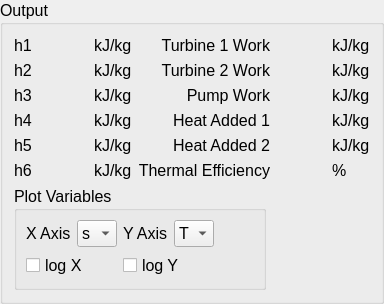
      <widget class="QGroupBox" name="gb_Output">
       <property name="sizePolicy">
        <sizepolicy hsizetype="Fixed" vsizetype="Fixed">
         <horstretch>1</horstretch>
         <verstretch>1</verstretch>
        </sizepolicy>
       </property>
       <property name="font">
        <font>
         <pointsize>12</pointsize>
        </font>
       </property>
       <property name="title">
        <string>Output</string>
       </property>
       <property name="alignment">
        <set>Qt::AlignLeading|Qt::AlignLeft|Qt::AlignTop</set>
       </property>
       <layout class="QVBoxLayout" name="gb_OutputVerticalLayout">
        <item>
         <layout class="QGridLayout" name="gridLayoutOutput">
          <item row="0" column="3">
           <widget class="QLabel" name="label_14">
            <property name="sizePolicy">
             <sizepolicy hsizetype="Preferred" vsizetype="Fixed">
              <horstretch>0</horstretch>
              <verstretch>0</verstretch>
             </sizepolicy>
            </property>
            <property name="font">
             <font>
              <pointsize>12</pointsize>
             </font>
            </property>
            <property name="text">
             <string>Turbine 1 Work</string>
            </property>
            <property name="alignment">
             <set>Qt::AlignRight|Qt::AlignTrailing|Qt::AlignVCenter</set>
            </property>
           </widget>
          </item>
          <item row="5" column="2">
           <widget class="QLabel" name="lbl_H6Units">
            <property name="sizePolicy">
             <sizepolicy hsizetype="Preferred" vsizetype="Fixed">
              <horstretch>0</horstretch>
              <verstretch>0</verstretch>
             </sizepolicy>
            </property>
            <property name="font">
             <font>
              <pointsize>12</pointsize>
             </font>
            </property>
            <property name="text">
             <string>kJ/kg</string>
            </property>
           </widget>
          </item>
          <item row="1" column="5">
           <widget class="QLabel" name="lbl_TurbineWorkUnits_2">
            <property name="sizePolicy">
             <sizepolicy hsizetype="Preferred" vsizetype="Fixed">
              <horstretch>0</horstretch>
              <verstretch>0</verstretch>
             </sizepolicy>
            </property>
            <property name="font">
             <font>
              <pointsize>12</pointsize>
             </font>
            </property>
            <property name="text">
             <string>kJ/kg</string>
            </property>
           </widget>
          </item>
          <item row="3" column="5">
           <widget class="QLabel" name="lbl_HeatAddedUnits">
            <property name="sizePolicy">
             <sizepolicy hsizetype="Preferred" vsizetype="Fixed">
              <horstretch>0</horstretch>
              <verstretch>0</verstretch>
             </sizepolicy>
            </property>
            <property name="font">
             <font>
              <pointsize>12</pointsize>
             </font>
            </property>
            <property name="text">
             <string>kJ/kg</string>
            </property>
           </widget>
          </item>
          <item row="4" column="1">
           <widget class="QLabel" name="lbl_H5">
            <property name="sizePolicy">
             <sizepolicy hsizetype="MinimumExpanding" vsizetype="Preferred">
              <horstretch>0</horstretch>
              <verstretch>0</verstretch>
             </sizepolicy>
            </property>
            <property name="minimumSize">
             <size>
              <width>50</width>
              <height>0</height>
             </size>
            </property>
            <property name="font">
             <font>
              <pointsize>12</pointsize>
              <weight>75</weight>
              <bold>true</bold>
             </font>
            </property>
            <property name="text">
             <string/>
            </property>
           </widget>
          </item>
          <item row="4" column="5">
           <widget class="QLabel" name="lbl_HeatAddedUnits_2">
            <property name="sizePolicy">
             <sizepolicy hsizetype="Preferred" vsizetype="Fixed">
              <horstretch>0</horstretch>
              <verstretch>0</verstretch>
             </sizepolicy>
            </property>
            <property name="font">
             <font>
              <pointsize>12</pointsize>
             </font>
            </property>
            <property name="text">
             <string>kJ/kg</string>
            </property>
           </widget>
          </item>
          <item row="0" column="2">
           <widget class="QLabel" name="lbl_H1Units">
            <property name="sizePolicy">
             <sizepolicy hsizetype="Preferred" vsizetype="Fixed">
              <horstretch>0</horstretch>
              <verstretch>0</verstretch>
             </sizepolicy>
            </property>
            <property name="font">
             <font>
              <pointsize>12</pointsize>
             </font>
            </property>
            <property name="text">
             <string>kJ/kg</string>
            </property>
           </widget>
          </item>
          <item row="2" column="5">
           <widget class="QLabel" name="lbl_PumpWorkUnits">
            <property name="sizePolicy">
             <sizepolicy hsizetype="Preferred" vsizetype="Fixed">
              <horstretch>0</horstretch>
              <verstretch>0</verstretch>
             </sizepolicy>
            </property>
            <property name="font">
             <font>
              <pointsize>12</pointsize>
             </font>
            </property>
            <property name="text">
             <string>kJ/kg</string>
            </property>
           </widget>
          </item>
          <item row="4" column="3">
           <widget class="QLabel" name="label_13">
            <property name="sizePolicy">
             <sizepolicy hsizetype="Preferred" vsizetype="Fixed">
              <horstretch>0</horstretch>
              <verstretch>0</verstretch>
             </sizepolicy>
            </property>
            <property name="font">
             <font>
              <pointsize>12</pointsize>
             </font>
            </property>
            <property name="text">
             <string>Heat Added 2</string>
            </property>
            <property name="alignment">
             <set>Qt::AlignRight|Qt::AlignTrailing|Qt::AlignVCenter</set>
            </property>
           </widget>
          </item>
          <item row="4" column="2">
           <widget class="QLabel" name="lbl_H5Units">
            <property name="sizePolicy">
             <sizepolicy hsizetype="Preferred" vsizetype="Fixed">
              <horstretch>0</horstretch>
              <verstretch>0</verstretch>
             </sizepolicy>
            </property>
            <property name="font">
             <font>
              <pointsize>12</pointsize>
             </font>
            </property>
            <property name="text">
             <string>kJ/kg</string>
            </property>
           </widget>
          </item>
          <item row="0" column="5">
           <widget class="QLabel" name="lbl_TurbineWorkUnits">
            <property name="sizePolicy">
             <sizepolicy hsizetype="Preferred" vsizetype="Fixed">
              <horstretch>0</horstretch>
              <verstretch>0</verstretch>
             </sizepolicy>
            </property>
            <property name="font">
             <font>
              <pointsize>12</pointsize>
             </font>
            </property>
            <property name="text">
             <string>kJ/kg</string>
            </property>
           </widget>
          </item>
          <item row="3" column="3">
           <widget class="QLabel" name="label_11">
            <property name="sizePolicy">
             <sizepolicy hsizetype="Preferred" vsizetype="Fixed">
              <horstretch>0</horstretch>
              <verstretch>0</verstretch>
             </sizepolicy>
            </property>
            <property name="font">
             <font>
              <pointsize>12</pointsize>
             </font>
            </property>
            <property name="text">
             <string>Heat Added 1</string>
            </property>
            <property name="alignment">
             <set>Qt::AlignRight|Qt::AlignTrailing|Qt::AlignVCenter</set>
            </property>
           </widget>
          </item>
          <item row="1" column="4">
           <widget class="QLabel" name="lbl_TurbineWork_2">
            <property name="sizePolicy">
             <sizepolicy hsizetype="MinimumExpanding" vsizetype="Preferred">
              <horstretch>0</horstretch>
              <verstretch>0</verstretch>
             </sizepolicy>
            </property>
            <property name="minimumSize">
             <size>
              <width>50</width>
              <height>0</height>
             </size>
            </property>
            <property name="font">
             <font>
              <pointsize>12</pointsize>
              <weight>75</weight>
              <bold>true</bold>
             </font>
            </property>
            <property name="text">
             <string/>
            </property>
           </widget>
          </item>
          <item row="2" column="1">
           <widget class="QLabel" name="lbl_H3">
            <property name="sizePolicy">
             <sizepolicy hsizetype="MinimumExpanding" vsizetype="Preferred">
              <horstretch>0</horstretch>
              <verstretch>0</verstretch>
             </sizepolicy>
            </property>
            <property name="minimumSize">
             <size>
              <width>50</width>
              <height>0</height>
             </size>
            </property>
            <property name="font">
             <font>
              <pointsize>12</pointsize>
              <weight>75</weight>
              <bold>true</bold>
             </font>
            </property>
            <property name="text">
             <string/>
            </property>
           </widget>
          </item>
          <item row="1" column="3">
           <widget class="QLabel" name="label_16">
            <property name="sizePolicy">
             <sizepolicy hsizetype="Preferred" vsizetype="Fixed">
              <horstretch>0</horstretch>
              <verstretch>0</verstretch>
             </sizepolicy>
            </property>
            <property name="font">
             <font>
              <pointsize>12</pointsize>
             </font>
            </property>
            <property name="text">
             <string>Turbine 2 Work</string>
            </property>
            <property name="alignment">
             <set>Qt::AlignRight|Qt::AlignTrailing|Qt::AlignVCenter</set>
            </property>
           </widget>
          </item>
          <item row="0" column="0">
           <widget class="QLabel" name="label_2">
            <property name="sizePolicy">
             <sizepolicy hsizetype="Preferred" vsizetype="Fixed">
              <horstretch>0</horstretch>
              <verstretch>0</verstretch>
             </sizepolicy>
            </property>
            <property name="font">
             <font>
              <pointsize>12</pointsize>
             </font>
            </property>
            <property name="focusPolicy">
             <enum>Qt::WheelFocus</enum>
            </property>
            <property name="text">
             <string>h1</string>
            </property>
           </widget>
          </item>
          <item row="0" column="4">
           <widget class="QLabel" name="lbl_TurbineWork_1">
            <property name="sizePolicy">
             <sizepolicy hsizetype="MinimumExpanding" vsizetype="Preferred">
              <horstretch>0</horstretch>
              <verstretch>0</verstretch>
             </sizepolicy>
            </property>
            <property name="minimumSize">
             <size>
              <width>50</width>
              <height>0</height>
             </size>
            </property>
            <property name="font">
             <font>
              <pointsize>12</pointsize>
              <weight>75</weight>
              <bold>true</bold>
             </font>
            </property>
            <property name="text">
             <string/>
            </property>
           </widget>
          </item>
          <item row="2" column="3">
           <widget class="QLabel" name="label_15">
            <property name="sizePolicy">
             <sizepolicy hsizetype="Preferred" vsizetype="Fixed">
              <horstretch>0</horstretch>
              <verstretch>0</verstretch>
             </sizepolicy>
            </property>
            <property name="font">
             <font>
              <pointsize>12</pointsize>
             </font>
            </property>
            <property name="text">
             <string>Pump Work</string>
            </property>
            <property name="alignment">
             <set>Qt::AlignRight|Qt::AlignTrailing|Qt::AlignVCenter</set>
            </property>
           </widget>
          </item>
          <item row="3" column="2">
           <widget class="QLabel" name="lbl_H4Units">
            <property name="sizePolicy">
             <sizepolicy hsizetype="Preferred" vsizetype="Fixed">
              <horstretch>0</horstretch>
              <verstretch>0</verstretch>
             </sizepolicy>
            </property>
            <property name="font">
             <font>
              <pointsize>12</pointsize>
             </font>
            </property>
            <property name="text">
             <string>kJ/kg</string>
            </property>
           </widget>
          </item>
          <item row="3" column="1">
           <widget class="QLabel" name="lbl_H4">
            <property name="sizePolicy">
             <sizepolicy hsizetype="MinimumExpanding" vsizetype="Preferred">
              <horstretch>0</horstretch>
              <verstretch>0</verstretch>
             </sizepolicy>
            </property>
            <property name="minimumSize">
             <size>
              <width>50</width>
              <height>0</height>
             </size>
            </property>
            <property name="font">
             <font>
              <pointsize>12</pointsize>
              <weight>75</weight>
              <bold>true</bold>
             </font>
            </property>
            <property name="text">
             <string/>
            </property>
           </widget>
          </item>
          <item row="4" column="0">
           <widget class="QLabel" name="label_3">
            <property name="text">
             <string>h5</string>
            </property>
           </widget>
          </item>
          <item row="5" column="5">
           <widget class="QLabel" name="label_12">
            <property name="sizePolicy">
             <sizepolicy hsizetype="Preferred" vsizetype="Fixed">
              <horstretch>0</horstretch>
              <verstretch>0</verstretch>
             </sizepolicy>
            </property>
            <property name="font">
             <font>
              <pointsize>12</pointsize>
             </font>
            </property>
            <property name="text">
             <string>%</string>
            </property>
           </widget>
          </item>
          <item row="0" column="1">
           <widget class="QLabel" name="lbl_H1">
            <property name="sizePolicy">
             <sizepolicy hsizetype="MinimumExpanding" vsizetype="Preferred">
              <horstretch>0</horstretch>
              <verstretch>0</verstretch>
             </sizepolicy>
            </property>
            <property name="minimumSize">
             <size>
              <width>50</width>
              <height>0</height>
             </size>
            </property>
            <property name="font">
             <font>
              <pointsize>12</pointsize>
              <weight>75</weight>
              <bold>true</bold>
             </font>
            </property>
            <property name="text">
             <string/>
            </property>
           </widget>
          </item>
          <item row="1" column="0">
           <widget class="QLabel" name="label_5">
            <property name="sizePolicy">
             <sizepolicy hsizetype="Preferred" vsizetype="Fixed">
              <horstretch>0</horstretch>
              <verstretch>0</verstretch>
             </sizepolicy>
            </property>
            <property name="font">
             <font>
              <pointsize>12</pointsize>
             </font>
            </property>
            <property name="text">
             <string>h2</string>
            </property>
           </widget>
          </item>
          <item row="5" column="3">
           <widget class="QLabel" name="label_10">
            <property name="sizePolicy">
             <sizepolicy hsizetype="Preferred" vsizetype="Fixed">
              <horstretch>0</horstretch>
              <verstretch>0</verstretch>
             </sizepolicy>
            </property>
            <property name="font">
             <font>
              <pointsize>12</pointsize>
             </font>
            </property>
            <property name="text">
             <string>Thermal Efficiency</string>
            </property>
            <property name="alignment">
             <set>Qt::AlignRight|Qt::AlignTrailing|Qt::AlignVCenter</set>
            </property>
           </widget>
          </item>
          <item row="2" column="0">
           <widget class="QLabel" name="label_9">
            <property name="sizePolicy">
             <sizepolicy hsizetype="Preferred" vsizetype="Fixed">
              <horstretch>0</horstretch>
              <verstretch>0</verstretch>
             </sizepolicy>
            </property>
            <property name="font">
             <font>
              <pointsize>12</pointsize>
             </font>
            </property>
            <property name="text">
             <string>h3</string>
            </property>
           </widget>
          </item>
          <item row="1" column="2">
           <widget class="QLabel" name="lbl_H2Units">
            <property name="sizePolicy">
             <sizepolicy hsizetype="Preferred" vsizetype="Fixed">
              <horstretch>0</horstretch>
              <verstretch>0</verstretch>
             </sizepolicy>
            </property>
            <property name="font">
             <font>
              <pointsize>12</pointsize>
             </font>
            </property>
            <property name="text">
             <string>kJ/kg</string>
            </property>
           </widget>
          </item>
          <item row="5" column="1">
           <widget class="QLabel" name="lbl_H6">
            <property name="sizePolicy">
             <sizepolicy hsizetype="MinimumExpanding" vsizetype="Preferred">
              <horstretch>0</horstretch>
              <verstretch>0</verstretch>
             </sizepolicy>
            </property>
            <property name="minimumSize">
             <size>
              <width>50</width>
              <height>0</height>
             </size>
            </property>
            <property name="font">
             <font>
              <pointsize>12</pointsize>
              <weight>75</weight>
              <bold>true</bold>
             </font>
            </property>
            <property name="text">
             <string/>
            </property>
           </widget>
          </item>
          <item row="3" column="0">
           <widget class="QLabel" name="label_7">
            <property name="sizePolicy">
             <sizepolicy hsizetype="Preferred" vsizetype="Fixed">
              <horstretch>0</horstretch>
              <verstretch>0</verstretch>
             </sizepolicy>
            </property>
            <property name="font">
             <font>
              <pointsize>12</pointsize>
             </font>
            </property>
            <property name="text">
             <string>h4</string>
            </property>
           </widget>
          </item>
          <item row="2" column="2">
           <widget class="QLabel" name="lbl_H3Units">
            <property name="sizePolicy">
             <sizepolicy hsizetype="Preferred" vsizetype="Fixed">
              <horstretch>0</horstretch>
              <verstretch>0</verstretch>
             </sizepolicy>
            </property>
            <property name="font">
             <font>
              <pointsize>12</pointsize>
             </font>
            </property>
            <property name="text">
             <string>kJ/kg</string>
            </property>
           </widget>
          </item>
          <item row="1" column="1">
           <widget class="QLabel" name="lbl_H2">
            <property name="sizePolicy">
             <sizepolicy hsizetype="MinimumExpanding" vsizetype="Preferred">
              <horstretch>0</horstretch>
              <verstretch>0</verstretch>
             </sizepolicy>
            </property>
            <property name="minimumSize">
             <size>
              <width>50</width>
              <height>0</height>
             </size>
            </property>
            <property name="font">
             <font>
              <pointsize>12</pointsize>
              <weight>75</weight>
              <bold>true</bold>
             </font>
            </property>
            <property name="text">
             <string/>
            </property>
           </widget>
          </item>
          <item row="5" column="0">
           <widget class="QLabel" name="label_6">
            <property name="text">
             <string>h6</string>
            </property>
           </widget>
          </item>
          <item row="2" column="4">
           <widget class="QLabel" name="lbl_PumpWork">
            <property name="sizePolicy">
             <sizepolicy hsizetype="MinimumExpanding" vsizetype="Preferred">
              <horstretch>0</horstretch>
              <verstretch>0</verstretch>
             </sizepolicy>
            </property>
            <property name="minimumSize">
             <size>
              <width>50</width>
              <height>0</height>
             </size>
            </property>
            <property name="font">
             <font>
              <pointsize>12</pointsize>
              <weight>75</weight>
              <bold>true</bold>
             </font>
            </property>
            <property name="text">
             <string/>
            </property>
           </widget>
          </item>
          <item row="3" column="4">
           <widget class="QLabel" name="lbl_HeatIn_1">
            <property name="sizePolicy">
             <sizepolicy hsizetype="MinimumExpanding" vsizetype="Preferred">
              <horstretch>0</horstretch>
              <verstretch>0</verstretch>
             </sizepolicy>
            </property>
            <property name="minimumSize">
             <size>
              <width>50</width>
              <height>0</height>
             </size>
            </property>
            <property name="font">
             <font>
              <pointsize>12</pointsize>
              <weight>75</weight>
              <bold>true</bold>
             </font>
            </property>
            <property name="text">
             <string/>
            </property>
           </widget>
          </item>
          <item row="4" column="4">
           <widget class="QLabel" name="lbl_HeatIn_2">
            <property name="sizePolicy">
             <sizepolicy hsizetype="MinimumExpanding" vsizetype="Preferred">
              <horstretch>0</horstretch>
              <verstretch>0</verstretch>
             </sizepolicy>
            </property>
            <property name="minimumSize">
             <size>
              <width>50</width>
              <height>0</height>
             </size>
            </property>
            <property name="font">
             <font>
              <pointsize>12</pointsize>
              <weight>75</weight>
              <bold>true</bold>
             </font>
            </property>
            <property name="text">
             <string/>
            </property>
           </widget>
          </item>
          <item row="5" column="4">
           <widget class="QLabel" name="lbl_ThermalEfficiency">
            <property name="sizePolicy">
             <sizepolicy hsizetype="MinimumExpanding" vsizetype="Preferred">
              <horstretch>0</horstretch>
              <verstretch>0</verstretch>
             </sizepolicy>
            </property>
            <property name="minimumSize">
             <size>
              <width>50</width>
              <height>0</height>
             </size>
            </property>
            <property name="font">
             <font>
              <pointsize>12</pointsize>
              <weight>75</weight>
              <bold>true</bold>
             </font>
            </property>
            <property name="text">
             <string/>
            </property>
           </widget>
          </item>
         </layout>
        </item>
        <item>
         <widget class="QGroupBox" name="gb_PlotParams">
          <property name="sizePolicy">
           <sizepolicy hsizetype="Fixed" vsizetype="Fixed">
            <horstretch>0</horstretch>
            <verstretch>0</verstretch>
           </sizepolicy>
          </property>
          <property name="font">
           <font>
            <pointsize>12</pointsize>
           </font>
          </property>
          <property name="title">
           <string>Plot Variables</string>
          </property>
          <layout class="QGridLayout" name="gridLayout">
           <item row="0" column="1">
            <widget class="QComboBox" name="cmb_XAxis">
             <property name="sizePolicy">
              <sizepolicy hsizetype="Fixed" vsizetype="Fixed">
               <horstretch>0</horstretch>
               <verstretch>0</verstretch>
              </sizepolicy>
             </property>
             <item>
              <property name="text">
               <string>s</string>
              </property>
             </item>
             <item>
              <property name="text">
               <string>h</string>
              </property>
             </item>
             <item>
              <property name="text">
               <string>T</string>
              </property>
             </item>
             <item>
              <property name="text">
               <string>P</string>
              </property>
             </item>
             <item>
              <property name="text">
               <string>v</string>
              </property>
             </item>
            </widget>
           </item>
           <item row="0" column="2">
            <widget class="QLabel" name="lbl_YVariable">
             <property name="sizePolicy">
              <sizepolicy hsizetype="Fixed" vsizetype="Preferred">
               <horstretch>0</horstretch>
               <verstretch>0</verstretch>
              </sizepolicy>
             </property>
             <property name="text">
              <string>Y Axis</string>
             </property>
            </widget>
           </item>
           <item row="0" column="3">
            <widget class="QComboBox" name="cmb_YAxis">
             <property name="sizePolicy">
              <sizepolicy hsizetype="Fixed" vsizetype="Fixed">
               <horstretch>0</horstretch>
               <verstretch>0</verstretch>
              </sizepolicy>
             </property>
             <item>
              <property name="text">
               <string>T</string>
              </property>
             </item>
             <item>
              <property name="text">
               <string>s</string>
              </property>
             </item>
             <item>
              <property name="text">
               <string>h</string>
              </property>
             </item>
             <item>
              <property name="text">
               <string>P</string>
              </property>
             </item>
             <item>
              <property name="text">
               <string>v</string>
              </property>
             </item>
            </widget>
           </item>
           <item row="0" column="0">
            <widget class="QLabel" name="lbl_XVariable">
             <property name="sizePolicy">
              <sizepolicy hsizetype="Fixed" vsizetype="Preferred">
               <horstretch>0</horstretch>
               <verstretch>0</verstretch>
              </sizepolicy>
             </property>
             <property name="text">
              <string>X Axis</string>
             </property>
            </widget>
           </item>
           <item row="0" column="4">
            <spacer name="horizontalSpacer_4">
             <property name="orientation">
              <enum>Qt::Horizontal</enum>
             </property>
             <property name="sizeHint" stdset="0">
              <size>
               <width>40</width>
               <height>20</height>
              </size>
             </property>
            </spacer>
           </item>
           <item row="1" column="2" colspan="2">
            <widget class="QCheckBox" name="chk_logY">
             <property name="text">
              <string>log Y</string>
             </property>
            </widget>
           </item>
           <item row="1" column="0" colspan="2">
            <widget class="QCheckBox" name="chk_logX">
             <property name="text">
              <string>log X</string>
             </property>
            </widget>
           </item>
          </layout>
         </widget>
        </item>
       </layout>
      </widget>
